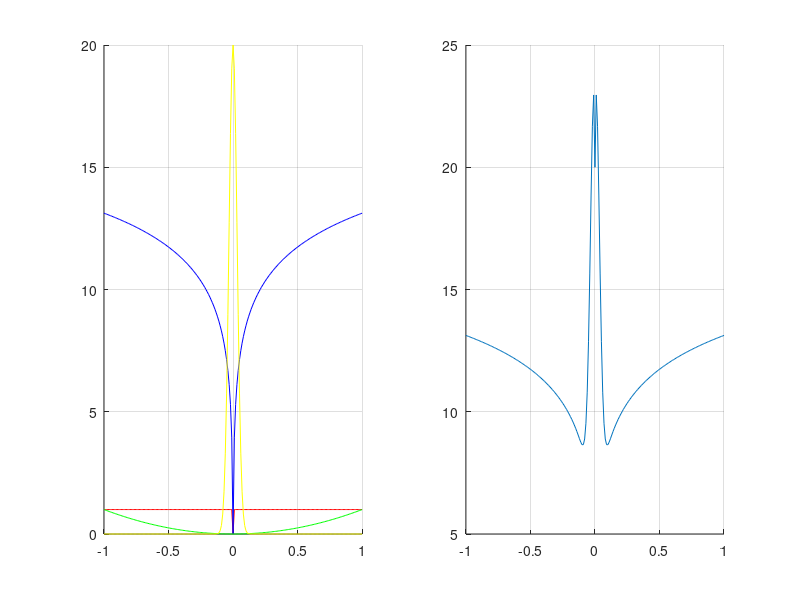

Reproduce this figure in MATLAB.
x = -1:0.01:1;
y = x;
[X,Y] = meshgrid(x,y);
c = 0.001;

% f=(abs(alpha-2)/alpha).*(((x./c).^2 /abs(alpha-2)+1).^(alpha/2)-1);


% for alpha=-inf
%     f   = (abs(alpha-2)/alpha).*(((x./c).^2 /abs(alpha-2)+1).^(alpha/2)-1);
    f1  = (1-exp(-0.5.*(x./c).^2));
    df1 = (x./c^2).*exp(-0.5.*(x./c).^2);
    %
    f2 = log(0.5.*(x./c).^2+1);
    df2 = (2*x)./(x.^2+2*c^2);
    %
    f3 = (x/1).^2;
    %
    f4 = 20.*exp(-(0.5/1000).*(x./c).^2);
    %
    f5 = log(0.5.*(x./c).^2+1) + 20.*exp(-(0.5/1000).*(x./c).^2);
%     fg = 
    
% end
figure;
subplot(1,2,1); hold on; grid on;
plot(x,f1,'r',x,f2,'b',x,f3,'g',x,f4,'y');
subplot(1,2,2); hold on; grid on;
plot(x,f5)